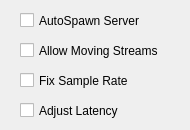
      <widget class="QWidget" name="page_2">
       <widget class="QCheckBox" name="pulseAutospawnCheckBox">
        <property name="geometry">
         <rect>
          <x>20</x>
          <y>10</y>
          <width>141</width>
          <height>21</height>
         </rect>
        </property>
        <property name="toolTip">
         <string>Automatically spawn a PulseAudio server if one
is not already running.</string>
        </property>
        <property name="text">
         <string>AutoSpawn Server</string>
        </property>
        <property name="tristate">
         <bool>true</bool>
        </property>
       </widget>
       <widget class="QCheckBox" name="pulseAllowMovesCheckBox">
        <property name="geometry">
         <rect>
          <x>20</x>
          <y>40</y>
          <width>161</width>
          <height>21</height>
         </rect>
        </property>
        <property name="toolTip">
         <string>Allows moving PulseAudio streams to different
devices during playback or capture. Note that the
device specifier and device format will not change
to match the new device.</string>
        </property>
        <property name="text">
         <string>Allow Moving Streams</string>
        </property>
        <property name="tristate">
         <bool>true</bool>
        </property>
       </widget>
       <widget class="QCheckBox" name="pulseFixRateCheckBox">
        <property name="geometry">
         <rect>
          <x>20</x>
          <y>70</y>
          <width>121</width>
          <height>21</height>
         </rect>
        </property>
        <property name="toolTip">
         <string>When checked, fix the OpenAL device's sample
rate to match the PulseAudio device.</string>
        </property>
        <property name="text">
         <string>Fix Sample Rate</string>
        </property>
        <property name="tristate">
         <bool>true</bool>
        </property>
       </widget>
       <widget class="QCheckBox" name="pulseAdjLatencyCheckBox">
        <property name="geometry">
         <rect>
          <x>20</x>
          <y>100</y>
          <width>111</width>
          <height>21</height>
         </rect>
        </property>
        <property name="toolTip">
         <string>Attempts to adjust the overall latency of device
playback. Note that this may have adverse effects
on the resulting internal buffer sizes and mixing
updates, leading to performance problems and
drop-outs.</string>
        </property>
        <property name="text">
         <string>Adjust Latency</string>
        </property>
        <property name="tristate">
         <bool>true</bool>
        </property>
       </widget>
      </widget>
